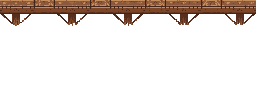
#> input picture assets/source/steg/steg_roh.png, 256 x 96 px
$ python steg_bauen.py
#> lines starting #> are read from the running program, lines starting #| are printed output that depends on the picture
"""Den Steg aus dem erzeugten Rohbild fertig bauen.

    python3 -m tools.steg_bauen [ziel.png]

PixelLab hat die Textur gezeichnet -- auf eine Vorzeichnung, die den Aufbau
vorgab (Deck oben, Pfosten darunter, Kopfbaender). Was es nicht liefert, ist
Laenge: die Pfosten hoeren nach zwoelf Zeilen auf. Hier werden sie mit ihrer
eigenen Maserung bis zum Bildrand weitergefuehrt, damit sie im Spiel bis ins
Wasser reichen.

Das Rohbild kam mit erzwungener Palette und hat acht Toene, alle aus dem Holz
der Rute. Dieses Werkzeug bringt keine neue Farbe hinein.

Der Steg laeuft im Pixelmass der Figur: 256 x 96 bei Massstab 2.16 ist auf dem
Schirm so gross wie der alte 512 x 96 bei 1.08 -- aber ein Pixel ist ein Pixel.
"""
import os
import random
import sys

from PIL import Image

W = os.path.dirname(os.path.dirname(os.path.abspath(__file__)))
ROH = os.path.join(W, "assets", "source", "steg", "steg_roh.png")

BREITE, HOEHE = 256, 96
## Der Steg wird zweimal gezeichnet: einmal dunkel, einmal darueber um TIEFE
## Spalten nach links versetzt. Was vom dunklen Bild rechts stehen bleibt, ist
## die hintere Haelfte -- die Tiefe laeuft nach rechts, nicht nach oben, und
## der Steg endet schraeg statt an einer Kante.
TIEFE = 6
## ... und dabei um HOCH Zeilen hoeher: die Tiefe laeuft nach hinten oben,
## nicht nur zur Seite.
HOCH = 2
## Die letzte Zeile des Decks. Darunter faengt die Luft an.
DECK_BIS = 13
## Die Pfosten im Rohbild, jeweils erste und letzte Spalte.
PFOSTEN = ((12, 19), (68, 75), (124, 131), (180, 187), (236, 243))
## Diese Zeilen des Rohbilds werden nach unten fortgesetzt. Der Lauf geht hin
## und zurueck durch sie durch, sonst sieht man alle acht Zeilen dieselbe Kante.
MUSTER_VON, MUSTER_BIS = 18, 25
## Ab hier ist der Pfosten im Schatten des Decks; die zwei hellsten Toene
## werden ersetzt, damit er nicht bis unten in der Sonne steht.
SCHATTEN_AB = 40
DUNKLER = {(0xc3, 0x8e, 0x5b): (0x9a, 0x60, 0x3a),
           (0xa8, 0x67, 0x3c): (0x7d, 0x46, 0x27),
           (0x9a, 0x60, 0x3a): (0x6a, 0x3a, 0x22)}
## Die Querlatte haelt die Pfosten zusammen und bricht die leere Flaeche.
LATTE_VON, LATTE_BIS = 46, 50
LATTE = (0x6a, 0x3a, 0x22)
LATTE_KANTE = (0x44, 0x25, 0x19)


def _saeule(px, x):
    """Der haeufigste Ton dieser Spalte im Muster -- der Grundton des Pfostens.

    Das Rohbild hat zwischen den Kopfbaendern durchsichtige Stellen. Ohne
    einen Grundton je Spalte bleiben die als Loecher stehen, und der Pfosten
    faellt in Stuecke.
    """
    zaehler = {}
    for y in range(MUSTER_VON, MUSTER_BIS + 1):
        f = px[x, y]
        if f[3] > 128:
            zaehler[f[:3]] = zaehler.get(f[:3], 0) + 1
    if not zaehler:
        return None
    return max(zaehler.items(), key=lambda t: t[1])[0]


def pfosten_fuellen(px):
    """Die Pfosten durchgehend fuellen und ihre Maserung neu ziehen.

    Erst wurde das Muster des Rohbilds nach unten wiederholt -- das ergab
    ueber achtzig Zeilen dieselben acht, und das sah man. Jetzt steht der
    Pfosten in seinem Grundton, und die Maserung wird gestreut: kurze
    Striche, je Pfosten aus eigenem Zufall, keine Zeile wie die andere.
    """
    for nr, (von, bis) in enumerate(PFOSTEN):
        grund = {x: _saeule(px, x) for x in range(von, bis + 1)}
        zufall = random.Random(100 + nr)
        for y in range(DECK_BIS + 1, HOEHE):
            for x in range(von, bis + 1):
                if grund[x] is None:
                    continue
                ton = grund[x]
                if y >= SCHATTEN_AB:
                    ton = DUNKLER.get(ton, ton)
                px[x, y] = ton + (255,)
        ## Maserung: kurze senkrechte Striche einen Ton tiefer, nie auf der
        ## Lichtkante links und nie auf der Schattenkante rechts.
        y = DECK_BIS + 3
        while y < HOEHE - 2:
            x = zufall.randint(von + 1, bis - 2)
            laenge = zufall.randint(2, 5)
            for i in range(laenge):
                if y + i >= HOEHE:
                    break
                f = px[x, y + i][:3]
                if f in RAMPE:
                    px[x, y + i] = RAMPE[min(RAMPE.index(f) + 1,
                                             len(RAMPE) - 1)] + (255,)
            y += zufall.randint(4, 11)
        ## Ein Astloch je Pfosten, damit die Flaeche einen Halt bekommt.
        ay = zufall.randint(DECK_BIS + 8, HOEHE - 12)
        ax = zufall.randint(von + 2, bis - 3)
        for dx, dy in ((0, 0), (1, 0), (0, 1), (1, 1)):
            px[ax + dx, ay + dy] = RAMPE[-2] + (255,)


def latte_ziehen(px):
    """Eine Querlatte hinter den Pfosten, von der ersten bis zur letzten."""
    for x in range(PFOSTEN[0][0], PFOSTEN[-1][1] + 1):
        for y in range(LATTE_VON, LATTE_BIS + 1):
            if px[x, y][3] > 128:        # der Pfosten steht davor
                continue
            px[x, y] = (LATTE_KANTE if y == LATTE_BIS else LATTE) + (255,)


## Ein Ton weiter unten im Holz, zweimal -- so weit, dass die hintere Haelfte
## als Tiefe liest und nicht als zweiter Steg.
RAMPE = [(0xc3, 0x8e, 0x5b), (0xa8, 0x67, 0x3c), (0x9a, 0x60, 0x3a),
         (0x8b, 0x5a, 0x3e), (0x7d, 0x46, 0x27), (0x6a, 0x3a, 0x22),
         (0x58, 0x2f, 0x1e), (0x44, 0x25, 0x19), (0x2c, 0x19, 0x12)]


def abdunkeln(bild, stufen=2):
    """Dasselbe Bild, jeder Ton um Stufen dunkler in derselben Holzrampe."""
    out = bild.copy()
    px = out.load()
    for y in range(out.height):
        for x in range(out.width):
            f = px[x, y]
            if f[3] <= 128:
                continue
            if f[:3] in RAMPE:
                px[x, y] = RAMPE[min(RAMPE.index(f[:3]) + stufen,
                                     len(RAMPE) - 1)] + (255,)
    return out


def oberkante_verblenden(px, zeile, breite):
    """Die oberste Deckzeile aufbrechen.

    Ueber die ganze Laenge derselbe helle Ton ergibt eine gezogene Linie, und
    die liest sich als Kante statt als Licht auf Holz. Die Sonne trifft aber
    nur die Bretter, die etwas hoeher stehen -- also bleibt der helle Ton in
    Stuecken stehen und faellt dazwischen zwei Toene ab.
    """
    zufall = random.Random(23)
    x = 0
    while x < breite:
        laenge = zufall.randint(2, 6)
        ton = RAMPE[zufall.choice((0, 1, 1, 2))]
        for i in range(laenge):
            if x + i >= breite:
                break
            if px[x + i, zeile][3] > 128:
                px[x + i, zeile] = ton + (255,)
        x += laenge


def anfang_schliessen(bild, dunkel):
    """Die Stufe am linken Ende schliessen.

    Der hintere Steg sitzt um TIEFE nach rechts versetzt, oben links blieb
    deshalb eine Ecke offen. Dort werden seine ersten Spalten noch einmal
    gesetzt -- am linken Bildrand laeuft der Steg ohnehin aus dem Bild.
    """
    bild.alpha_composite(dunkel.crop((0, 0, TIEFE, HOCH)), (0, 0))


def bauen():
    roh = Image.open(ROH).convert("RGBA")
#> roh is the input picture: PIL image 256x96 RGBA; mean R, G, B, A 24.2, 15, 9.1, 43.9
    if roh.size != (BREITE, HOEHE):
        raise ValueError("Rohbild ist %dx%d, erwartet %dx%d"
                         % (roh.size + (BREITE, HOEHE)))
    vorn = roh.copy()
    px = vorn.load()
    pfosten_fuellen(px)
    latte_ziehen(px)
    ## Das Rohbild wieder darueber: Deck, Kopfbaender und die gezeichnete
    ## Oberkante der Pfosten bleiben so, wie PixelLab sie gesetzt hat.
    vorn.alpha_composite(roh.crop((0, 0, BREITE, MUSTER_BIS + 1)), (0, 0))
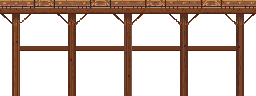
#> vorn: PIL image 256x96 RGBA; mean R, G, B, A 39.8, 23.5, 14.3, 83.5; transparent parts drawn white
    oberkante_verblenden(px, 0, BREITE)

    dunkel = abdunkeln(vorn)
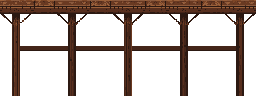
#> dunkel: PIL image 256x96 RGBA; mean R, G, B, A 27.6, 15.8, 10.1, 83.5; transparent parts drawn white
    bild = Image.new("RGBA", (BREITE + TIEFE, HOEHE + HOCH), (0, 0, 0, 0))
#> bild: PIL image 262x98 RGBA; every value is 0
    bild.alpha_composite(dunkel, (TIEFE, 0))
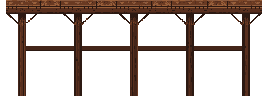
#> bild: PIL image 262x98 RGBA; mean R, G, B, A 24.5, 13.8, 9, 79.9; transparent parts drawn white
    anfang_schliessen(bild, dunkel)
    bild.alpha_composite(vorn, (0, HOCH))
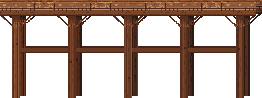
#> bild: PIL image 262x98 RGBA; mean R, G, B, A 45.8, 26.5, 16.5, 112.4; transparent parts drawn white
    return bild


def main(ziel):
    bild = bauen()
    bild.save(ziel)
    px = bild.load()
    farben = {px[x, y][:3] for y in range(bild.height) for x in range(BREITE)
              if px[x, y][3] > 128}
#> farben = 9 items
    print("%s: %d x %d, %d Farben, Tiefe %d Spalten nach rechts"
          % (ziel, bild.width, bild.height, len(farben), TIEFE))
#| assets/art/dock.png: 262 x 98, 9 Farben, Tiefe 6 Spalten nach rechts


if __name__ == "__main__":
    main(sys.argv[1] if len(sys.argv) > 1
         else os.path.join(W, "assets", "art", "dock.png"))
